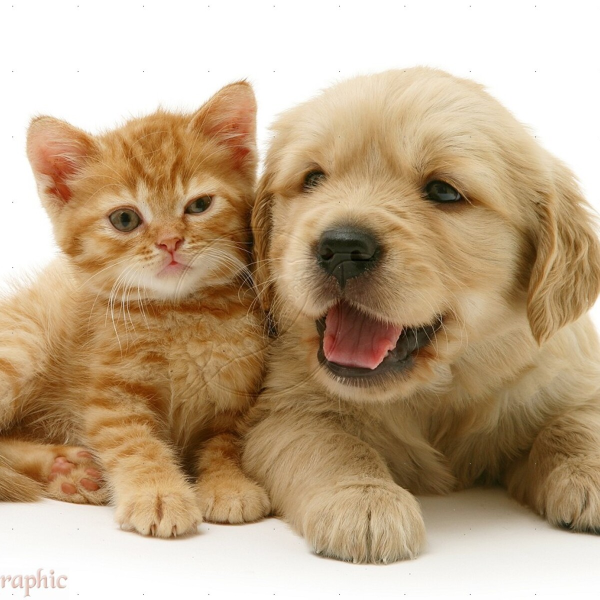
#> input picture my_QA/image/000.jpg, 1200 x 1200 px, given in place of 000.png, which was not available (shown at 1/2 size)
$ python get_visualize.py   (older library calls are emulated)
#> lines starting #> are read from the running program, lines starting #| are printed output that depends on the picture; pictures that were not available may be replaced by others from this repository, and a replacement may not be noted
from PIL import Image, ImageDraw, ImageFont
import numpy as np

def handle_unsupported_characters(text, font, replacement='?'):
    """Attempt to handle or replace unsupported Unicode characters."""
    try:
        # Check if the text can be processed without issues
        font.getsize(text)
        return text
    except UnicodeEncodeError as e:
        # In case of an encoding error, replace unsupported characters
        processed_text = ''
        for char in text:
            try:
                font.getsize(char)
                processed_text += char
            except UnicodeEncodeError:
                processed_text += replacement
        return processed_text


# Assuming we have a sample image and a list of words for demonstration.
# Replace the 'sample_image_path' with the actual image path and 'words_list' with the actual list of words.

# Sample image path (This should be replaced with the actual image input)
sample_image_path = '/home/peter/files/FastV/src/LLaVA/images/000.png'
# Sample list of 24x24 words (This should be replaced with the actual list of words input)
words_list = [73.0, 113.0, 303.0, 27.0, 157.0, 33.0, 47.0, 204.0, 203.0, 66.0, 164.0, 107.0, 333.0, 14.0, 28.0, 137.0, 44.0, 70.0, 133.0, 207.0, 183.0, 220.0, 4.0, 40.0, 117.0, 168.0, 322.0, 80.0, 231.0, 561.0, 208.0, 247.0, 213.0, 202.0, 511.0, 294.0, 248.0, 186.0, 185.0, 173.0, 178.0, 218.0, 323.0, 152.0, 162.0, 445.0, 269.0, 369.0, 88.0, 23.0, 24.0, 31.0, 50.0, 138.0, 81.0, 67.0, 29.0, 155.0, 163.0, 205.0, 222.0, 464.0, 428.0, 212.0, 238.0, 255.0, 315.0, 417.0, 465.0, 249.0, 93.0, 421.0, 45.0, 109.0, 180.0, 131.0, 244.0, 39.0, 194.0, 292.0, 115.0, 350.0, 253.0, 15.0, 571.0, 449.0, 336.0, 198.0, 348.0, 541.0, 535.0, 287.0, 334.0, 542.0, 575.0, 491.0, 313.0, 216.0, 224.0, 129.0, 35.0, 272.0, 63.0, 343.0, 60.0, 332.0, 461.0, 324.0, 177.0, 552.0, 504.0, 301.0, 536.0, 436.0, 300.0, 497.0, 171.0, 502.0, 377.0, 489.0, 184.0, 382.0, 161.0, 416.0, 211.0, 239.0, 160.0, 153.0, 124.0, 268.0, 286.0, 285.0, 149.0, 557.0, 226.0, 550.0, 446.0, 522.0, 539.0, 547.0, 283.0, 319.0, 325.0, 111.0, 121.0, 337.0, 105.0, 258.0, 57.0, 250.0, 328.0, 518.0, 546.0, 240.0, 274.0, 281.0, 407.0, 353.0, 549.0, 54.0, 62.0, 252.0, 296.0, 562.0, 89.0, 558.0, 270.0, 430.0, 395.0, 457.0, 166.0, 467.0, 246.0, 378.0, 366.0, 229.0, 499.0, 225.0, 65.0, 423.0, 477.0, 237.0, 46.0, 10.0, 526.0, 568.0, 521.0, 340.0, 534.0, 331.0, 432.0, 104.0, 486.0, 559.0, 545.0, 422.0, 396.0, 280.0, 365.0, 373.0, 460.0, 441.0, 390.0, 399.0, 473.0, 230.0, 380.0, 189.0, 1.0, 524.0, 554.0, 143.0, 527.0, 496.0, 318.0, 523.0, 310.0, 193.0, 191.0, 172.0, 145.0, 329.0, 245.0, 278.0, 512.0, 2.0, 141.0, 217.0, 519.0, 209.0, 179.0, 388.0, 22.0, 311.0, 370.0, 381.0, 317.0, 273.0, 391.0, 515.0, 384.0, 356.0, 371.0, 260.0, 492.0, 478.0, 196.0, 306.0, 503.0, 537.0, 263.0, 484.0, 346.0, 265.0, 116.0, 309.0, 176.0, 531.0, 513.0, 442.0, 533.0, 528.0, 236.0, 84.0, 259.0, 103.0, 135.0, 312.0, 362.0, 139.0, 490.0, 235.0, 364.0, 425.0, 463.0, 393.0, 276.0, 555.0, 114.0, 372.0, 516.0, 570.0, 375.0, 374.0, 0.0, 132.0, 8.0, 267.0, 122.0, 307.0, 480.0, 409.0, 429.0, 404.0, 453.0, 564.0, 435.0, 479.0, 567.0, 357.0, 572.0, 451.0, 520.0, 158.0, 400.0, 440.0, 566.0, 405.0, 444.0, 443.0, 471.0, 525.0, 165.0, 360.0, 437.0, 482.0, 556.0, 197.0, 530.0, 439.0, 227.0, 215.0, 277.0, 406.0, 389.0, 543.0, 494.0, 288.0, 569.0, 458.0, 289.0, 424.0, 418.0, 498.0, 327.0, 383.0, 64.0, 61.0, 262.0, 495.0, 507.0, 560.0, 345.0, 434.0, 358.0, 500.0, 532.0, 517.0, 540.0, 320.0, 266.0, 112.0, 485.0, 574.0, 573.0, 563.0, 551.0, 368.0, 251.0, 408.0, 398.0, 275.0, 426.0, 565.0, 510.0, 501.0, 403.0, 548.0, 419.0, 344.0, 553.0, 233.0, 529.0, 509.0, 410.0, 330.0, 30.0, 538.0, 392.0, 361.0, 147.0, 123.0, 314.0, 100.0, 261.0, 102.0, 316.0, 79.0, 118.0, 454.0, 7.0, 206.0, 108.0, 195.0, 192.0, 174.0, 228.0, 493.0, 455.0, 242.0, 462.0, 459.0, 32.0, 363.0, 13.0, 256.0, 415.0, 420.0, 414.0, 359.0, 448.0, 69.0, 77.0, 41.0, 181.0, 232.0, 297.0, 3.0, 167.0, 367.0, 452.0, 438.0, 12.0, 5.0, 304.0, 188.0, 219.0, 385.0, 169.0, 349.0, 339.0, 130.0, 481.0, 456.0, 142.0, 487.0, 25.0, 355.0, 18.0, 214.0, 175.0, 305.0, 483.0, 200.0, 254.0, 298.0, 466.0, 291.0, 402.0, 299.0, 413.0, 401.0, 472.0, 347.0, 210.0, 187.0, 293.0, 488.0, 412.0, 505.0, 338.0, 386.0, 433.0, 508.0, 514.0, 544.0, 321.0, 341.0, 342.0, 397.0, 468.0, 21.0, 474.0, 469.0, 431.0, 387.0, 394.0, 52.0, 199.0, 351.0, 470.0, 335.0, 243.0, 376.0, 295.0, 282.0, 506.0, 427.0, 271.0, 127.0, 182.0, 190.0, 447.0, 264.0, 16.0, 170.0, 234.0, 352.0, 59.0, 150.0, 279.0, 78.0, 144.0, 257.0, 159.0, 223.0, 241.0, 354.0, 476.0, 326.0, 140.0, 120.0, 411.0, 146.0, 450.0, 151.0, 379.0, 119.0, 68.0, 55.0, 302.0, 134.0, 201.0, 101.0, 71.0, 110.0, 95.0, 284.0, 97.0, 99.0, 475.0, 126.0, 148.0, 156.0, 9.0, 106.0, 308.0, 128.0, 125.0, 154.0, 56.0, 221.0, 92.0, 136.0, 290.0, 94.0, 38.0, 43.0, 51.0, 36.0, 83.0, 49.0, 86.0, 91.0, 20.0, 90.0, 74.0, 82.0, 87.0, 98.0, 85.0, 96.0, 48.0, 72.0, 75.0, 76.0, 19.0, 58.0, 53.0, 37.0, 17.0, 26.0, 42.0, 34.0, 11.0, 6.0]

# words_list = words_list[0].split()
# Load the image
image = Image.open(sample_image_path)
#> image is the input picture: PIL image 1200x1200 RGB; mean R, G, B 192, 168.5, 139.1

# Resize the image to 2100x2100
image = image.resize((2100, 2100))
#> image: PIL image 2100x2100 RGB

# Create a new image for drawing
output_image = Image.new('RGB', (2100, 2100), (255, 255, 255))
#> output_image: PIL image 2100x2100 RGB; every value is 255
output_image.paste(image, (0, 0))

# Create a drawing context
draw = ImageDraw.Draw(output_image)

# Define grid size
grid_size = 24

# Calculate cell size
cell_width = 2100 // grid_size
cell_height = 2100 // grid_size

# Load a font
font_size = 20
font = ImageFont.truetype("Roboto/Roboto-Black.ttf", font_size)
tex_color = (255, 0, 0)


# Iterate over the grid
for i in range(grid_size):
    for j in range(grid_size):
        # Calculate cell position
        x = j * cell_width
        y = i * cell_height

        # Draw cell boundaries
        draw.rectangle([x, y, x+cell_width, y+cell_height], outline=(0, 0, 0))

        # Get the corresponding word
        word = words_list[i * grid_size + j]
        word = str(word)
        # Calculate text size and position
        text_width, text_height = draw.textsize(word, font=font)
        text_x = x + (cell_width - text_width) / 2
        text_y = y + (cell_height - text_height) / 2

        # Draw the word
        safe_word = handle_unsupported_characters(word, font)
        text_width, text_height = draw.textsize(safe_word, font=font)
        draw.text((text_x, text_y), safe_word, fill=tex_color, font=font)


# save the image
output_image.save('/home/peter/files/LLaVA/my_QA/image/rank2.jpg')
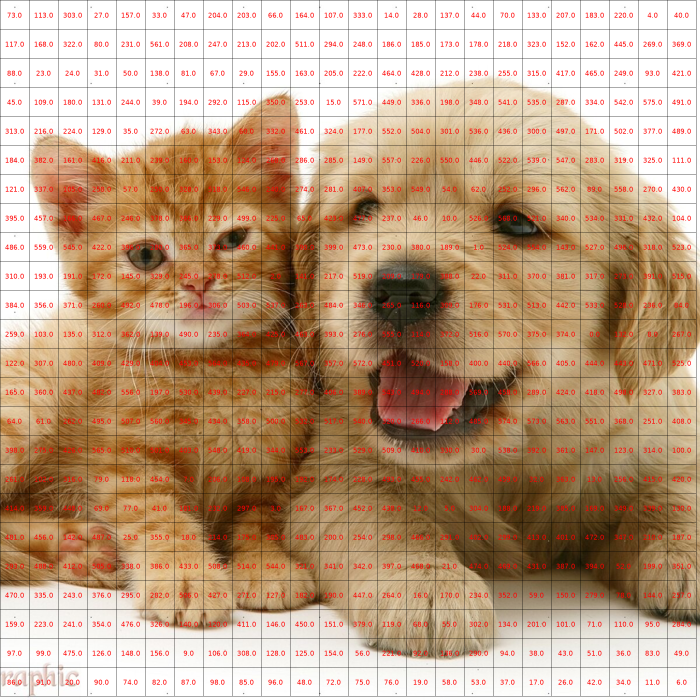
#> saved as rank2.jpg: PIL image 2100x2100 RGB (shown at 1/3 size); mean R, G, B 189.5, 159.2, 131.4
# Note: This code assumes that the PIL library is installed and a valid font path is provided.
# You may need to adjust the font path and size according to your setup and requirements.

data = np.reshape(words_list, (24, 24), order='C')

normalized_data = data / np.max(data)
import matplotlib.pyplot as plt
fig, axes = plt.subplots(1, 2)
axes[0].imshow(image)
axes[1].imshow(normalized_data, cmap='hot')
plt.savefig('/home/peter/files/LLaVA/my_QA/image/heatmap6.png')
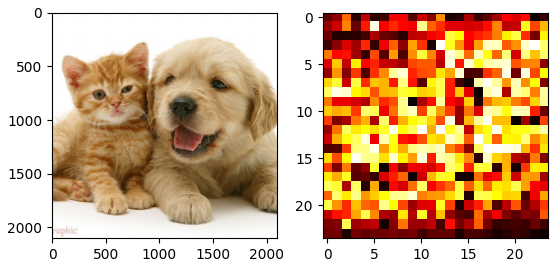
#> figure drawn by matplotlib, 2 panels

$ run again, with my_QA/image/003.jpg copied over my_QA/image/000.jpg
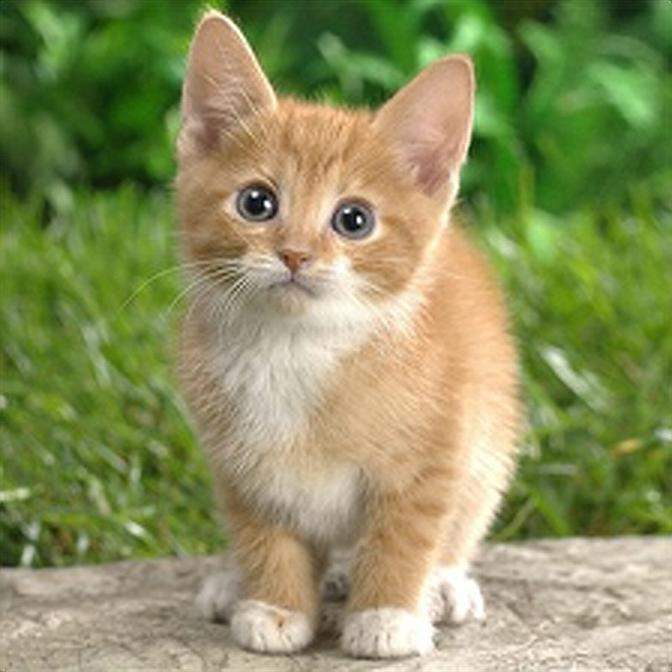
#> input picture my_QA/image/003.jpg, 672 x 672 px, given in place of 000.png, which was not available
#> image is the input picture: PIL image 672x672 RGB; mean R, G, B 138.4, 144.4, 94.3
#> image: PIL image 2100x2100 RGB
#> output_image: PIL image 2100x2100 RGB; every value is 255
#> `output_image.save('/home/peter/files/LLaVA/my_QA/image/rank2.jpg')`:
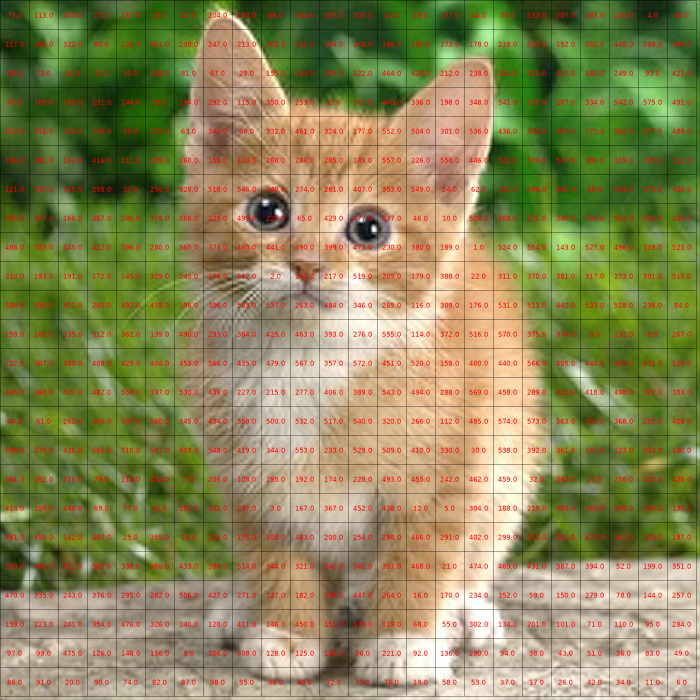
#> saved as rank2.jpg: PIL image 2100x2100 RGB (shown at 1/3 size); mean R, G, B 138.9, 136.4, 89.1
#> `plt.savefig('/home/peter/files/LLaVA/my_QA/image/heatmap6.png')`:
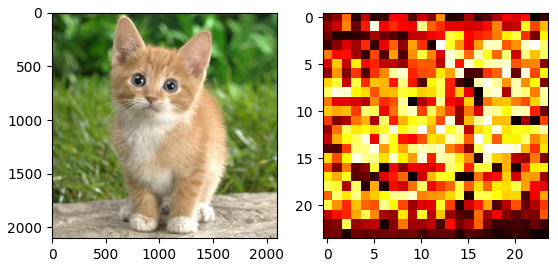
#> figure drawn by matplotlib, 2 panels

$ run again, with my_QA/image/004.jpg copied over my_QA/image/000.jpg
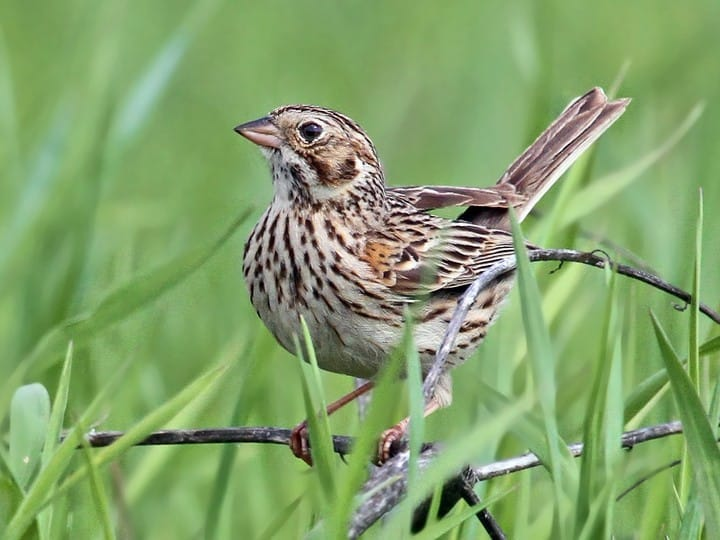
#> input picture my_QA/image/004.jpg, 720 x 540 px, given in place of 000.png, which was not available
#> image is the input picture: PIL image 720x540 RGB; mean R, G, B 130.9, 162.2, 106.3
#> image: PIL image 2100x2100 RGB
#> output_image: PIL image 2100x2100 RGB; every value is 255
#> `output_image.save('/home/peter/files/LLaVA/my_QA/image/rank2.jpg')`:
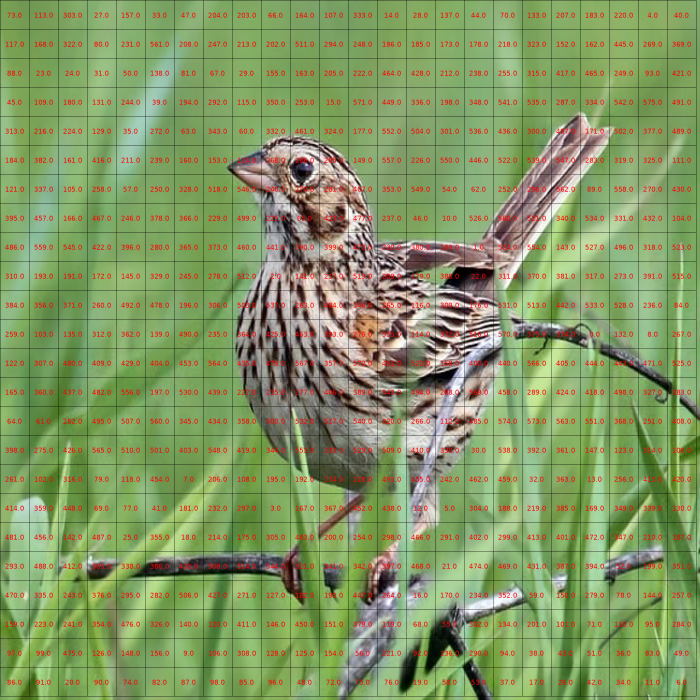
#> saved as rank2.jpg: PIL image 2100x2100 RGB (shown at 1/3 size); mean R, G, B 131.8, 153.2, 100.4
#> `plt.savefig('/home/peter/files/LLaVA/my_QA/image/heatmap6.png')`:
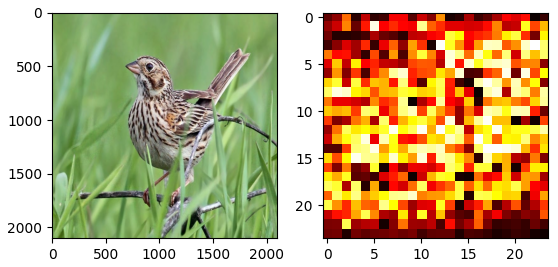
#> figure drawn by matplotlib, 2 panels

$ run again, with my_QA/image/005.jpg copied over my_QA/image/000.jpg
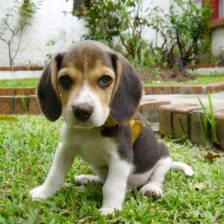
#> input picture my_QA/image/005.jpg, 224 x 224 px, given in place of 000.png, which was not available
#> image is the input picture: PIL image 224x224 RGB; mean R, G, B 136.5, 140.7, 98.9
#> image: PIL image 2100x2100 RGB
#> output_image: PIL image 2100x2100 RGB; every value is 255
#> `output_image.save('/home/peter/files/LLaVA/my_QA/image/rank2.jpg')`:
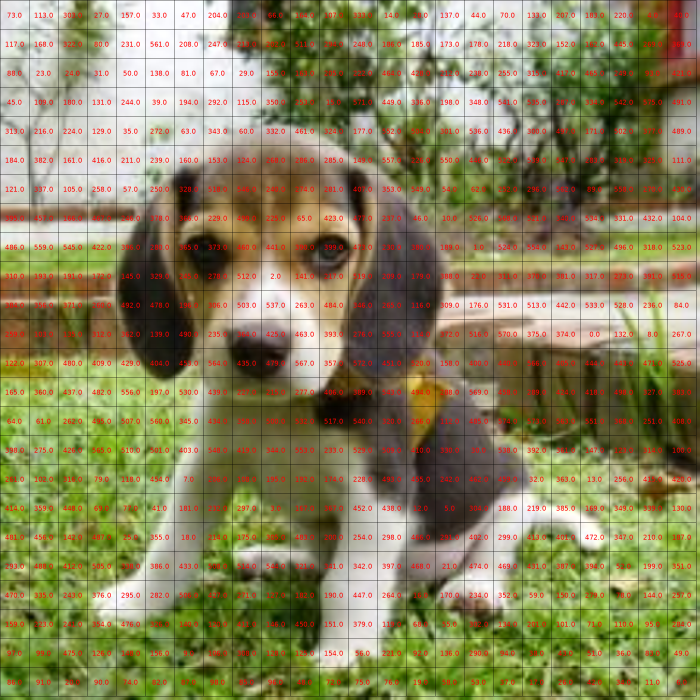
#> saved as rank2.jpg: PIL image 2100x2100 RGB (shown at 1/3 size); mean R, G, B 137.1, 132.9, 93.4
#> `plt.savefig('/home/peter/files/LLaVA/my_QA/image/heatmap6.png')`:
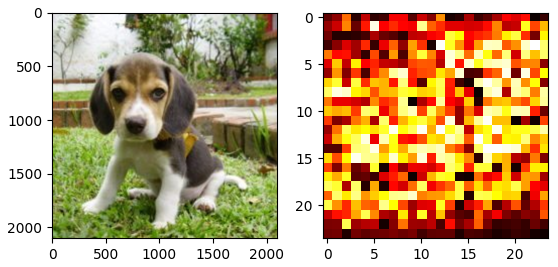
#> figure drawn by matplotlib, 2 panels
